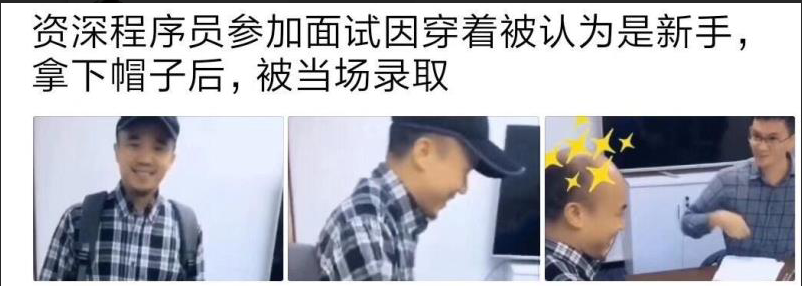
#> input picture code.png, 802 x 286 px, found by its file name
$ python pil_merge.py
#> lines starting #> are read from the running program, lines starting #| are printed output that depends on the picture
#!/usr/bin/python
# -*- coding: utf-8 -*-


import math
from PIL import Image

column = 3
width = 802
height = 286
size = (802, 286)

list_im = [r'D:\python\code\code.png', r'D:\python\code\code.png', r'D:\python\code\code.png', r'D:\python\code\code.png',
           r'D:\python\code\code.png', r'D:\python\code\code.png', r'D:\python\code\code.png', r'D:\python\code\code.png',
           r'D:\python\code\code.png']
list_im = list_im
imgs = [Image.open(i) for i in list_im]
#> imgs = 9 items

row_num = math.ceil(len(imgs)/column)
#> row_num = 3
target = Image.new('RGB', (width*column, height*row_num))
#> target: PIL image 2406x858 RGB; every value is 0
for i in range(len(list_im)):
    if i % column == 0:
        end = len(list_im) if i + column > len(list_im) else i + column
        for col, image in enumerate(imgs[i:i+column]):
            target.paste(image, (width*col, height*(i//column),
                                 width*(col + 1), height*(i//column + 1)))
#> image is the input picture: PIL image 802x286 RGBA; mean R, G, B, A 181, 181.3, 188.5, 255
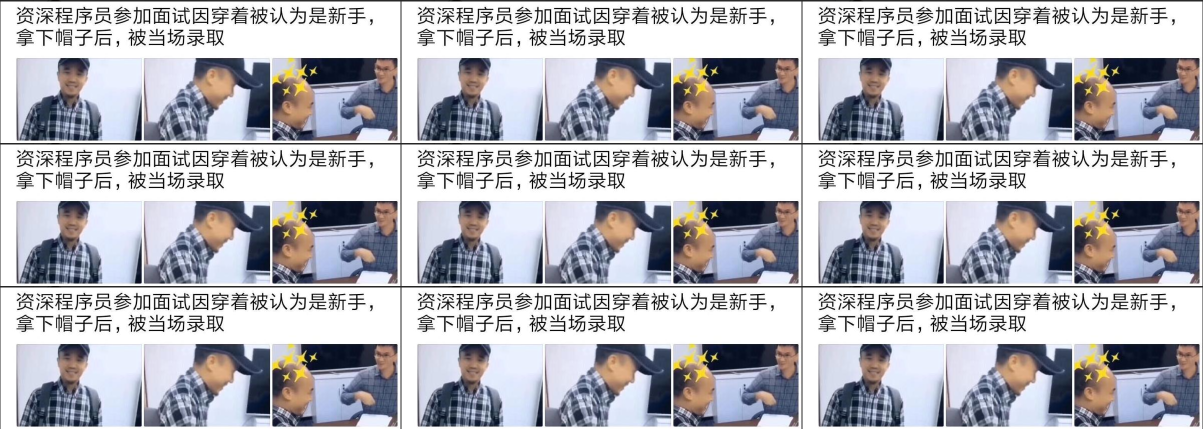
#> target: PIL image 2406x858 RGB (shown at 1/2 size); mean R, G, B 181, 181.3, 188.5
target.show()
target.save('D:\python\code\code2.png')
